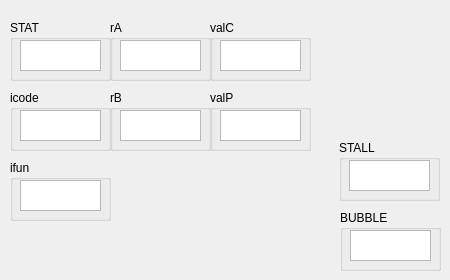
      <widget class="QWidget" name="Decode">
       <attribute name="title">
        <string>Decode</string>
       </attribute>
       <widget class="QGroupBox" name="groupBox_17">
        <property name="geometry">
         <rect>
          <x>210</x>
          <y>90</y>
          <width>101</width>
          <height>61</height>
         </rect>
        </property>
        <property name="title">
         <string>valP</string>
        </property>
        <widget class="QTextBrowser" name="D_valP">
         <property name="geometry">
          <rect>
           <x>10</x>
           <y>20</y>
           <width>81</width>
           <height>31</height>
          </rect>
         </property>
        </widget>
       </widget>
       <widget class="QGroupBox" name="groupBox_18">
        <property name="geometry">
         <rect>
          <x>340</x>
          <y>210</y>
          <width>101</width>
          <height>61</height>
         </rect>
        </property>
        <property name="title">
         <string>BUBBLE</string>
        </property>
        <widget class="QTextBrowser" name="D_bubble">
         <property name="geometry">
          <rect>
           <x>10</x>
           <y>20</y>
           <width>81</width>
           <height>31</height>
          </rect>
         </property>
        </widget>
       </widget>
       <widget class="QGroupBox" name="groupBox_19">
        <property name="geometry">
         <rect>
          <x>339</x>
          <y>140</y>
          <width>101</width>
          <height>61</height>
         </rect>
        </property>
        <property name="title">
         <string>STALL</string>
        </property>
        <widget class="QTextBrowser" name="D_stall">
         <property name="geometry">
          <rect>
           <x>10</x>
           <y>20</y>
           <width>81</width>
           <height>31</height>
          </rect>
         </property>
        </widget>
       </widget>
       <widget class="QGroupBox" name="groupBox_20">
        <property name="geometry">
         <rect>
          <x>110</x>
          <y>90</y>
          <width>101</width>
          <height>61</height>
         </rect>
        </property>
        <property name="title">
         <string>rB</string>
        </property>
        <widget class="QTextBrowser" name="D_rB">
         <property name="geometry">
          <rect>
           <x>10</x>
           <y>20</y>
           <width>81</width>
           <height>31</height>
          </rect>
         </property>
        </widget>
       </widget>
       <widget class="QGroupBox" name="groupBox_21">
        <property name="geometry">
         <rect>
          <x>10</x>
          <y>20</y>
          <width>101</width>
          <height>61</height>
         </rect>
        </property>
        <property name="title">
         <string>STAT</string>
        </property>
        <widget class="QTextBrowser" name="D_STAT">
         <property name="geometry">
          <rect>
           <x>10</x>
           <y>20</y>
           <width>81</width>
           <height>31</height>
          </rect>
         </property>
        </widget>
       </widget>
       <widget class="QGroupBox" name="groupBox_23">
        <property name="geometry">
         <rect>
          <x>10</x>
          <y>90</y>
          <width>101</width>
          <height>61</height>
         </rect>
        </property>
        <property name="title">
         <string>icode</string>
        </property>
        <widget class="QTextBrowser" name="D_icode">
         <property name="geometry">
          <rect>
           <x>10</x>
           <y>20</y>
           <width>81</width>
           <height>31</height>
          </rect>
         </property>
        </widget>
       </widget>
       <widget class="QGroupBox" name="groupBox_24">
        <property name="geometry">
         <rect>
          <x>110</x>
          <y>20</y>
          <width>101</width>
          <height>61</height>
         </rect>
        </property>
        <property name="title">
         <string>rA</string>
        </property>
        <widget class="QTextBrowser" name="D_rA">
         <property name="geometry">
          <rect>
           <x>10</x>
           <y>20</y>
           <width>81</width>
           <height>31</height>
          </rect>
         </property>
        </widget>
       </widget>
       <widget class="QGroupBox" name="groupBox_25">
        <property name="geometry">
         <rect>
          <x>210</x>
          <y>20</y>
          <width>101</width>
          <height>61</height>
         </rect>
        </property>
        <property name="title">
         <string>valC</string>
        </property>
        <widget class="QTextBrowser" name="D_valC">
         <property name="geometry">
          <rect>
           <x>10</x>
           <y>20</y>
           <width>81</width>
           <height>31</height>
          </rect>
         </property>
        </widget>
       </widget>
       <widget class="QGroupBox" name="groupBox_26">
        <property name="geometry">
         <rect>
          <x>10</x>
          <y>160</y>
          <width>101</width>
          <height>61</height>
         </rect>
        </property>
        <property name="title">
         <string>ifun</string>
        </property>
        <widget class="QTextBrowser" name="D_ifun">
         <property name="geometry">
          <rect>
           <x>10</x>
           <y>20</y>
           <width>81</width>
           <height>31</height>
          </rect>
         </property>
        </widget>
       </widget>
      </widget>
